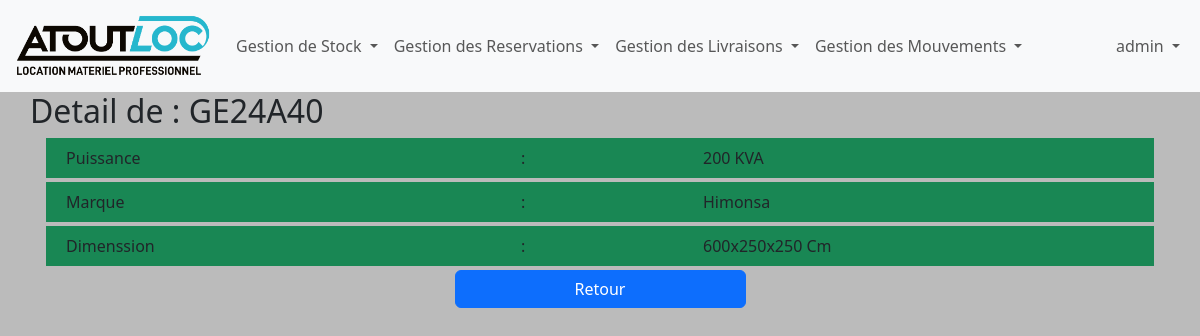
Page /detailStock/GE24A40 (signed in) on the earlier database version.
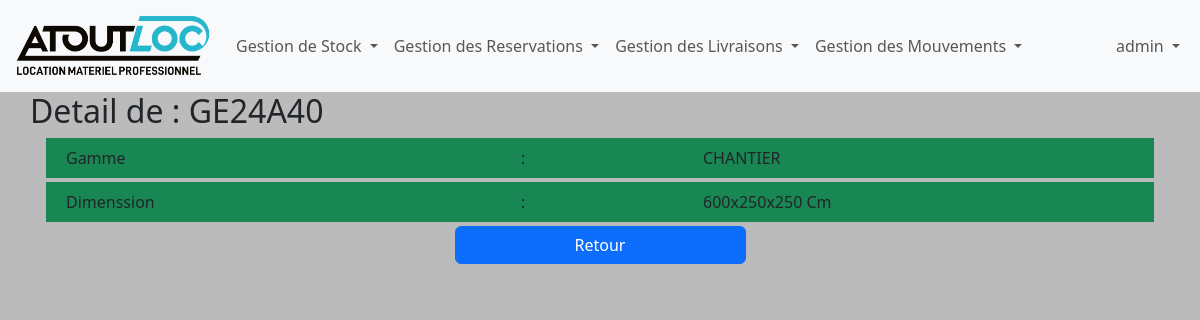
Same page on the later database version.
### inventaire/models.py (models this page shows)
class GroupeElectrogene(models.Model):
    puissance=models.CharField(max_length=50)
    marque=models.CharField(max_length=50)
    dimension=models.CharField(max_length=50)
    refMateriel=models.ForeignKey(Stock, on_delete=models.CASCADE)

class Modulaire(models.Model):
    gammeChoices=[
        ('evenement','EVENEMENT'),
        ('chantier','CHANTIER')
    ]
    gamme=models.CharField(max_length=50,choices=gammeChoices)
    dimension=models.CharField(max_length=50)
    refMateriel=models.ForeignKey(Stock, on_delete=models.CASCADE)

### inventaire/views.py (the view)
# urls.py: path('detailStock/<str:ref>',detailStock,name='detailStock'),
@login_required
def detailStock(request, ref):
    mat=Stock.objects.filter(refMateriel=ref).values()[0]
    if (mat['categorie']=='GROUPE ELECTROGENE'):
        data=GroupeElectrogene.objects.filter(refMateriel=ref).values()[0]
    elif (mat['categorie']=='CABINES AUTONOMES'):
        data=CabinesAutonome.objects.filter(refMateriel=ref).values()[0]
    else:
        data=Modulaire.objects.filter(refMateriel=ref).values()[0]
    return render(request,"inventaire/detailStock.html",{
        'title':f"Detail de {ref}",
        'refrence':mat,
        'data':data,
    })

### inventaire/templates/inventaire/detailStock.html (shortened to what this page needs)
{% extends 'base.html' %}
{% block content %}
<h2>Detail de : {{refrence.refMateriel}}</h2>
<div class="container">
{% if refrence.categorie == 'GROUPE ELECTROGENE' %}
<div class="row bg-success p-2 m-1">
    <div class="col-md-5">Puissance </div>
    <div class="col-md-2">:</div>
    <div class="col-md-5">
        {{data.puissance}}
    </div>
</div>
<div class="row bg-success p-2 m-1">
    <div class="col-md-5">Marque </div>
    <div class="col-md-2">:</div>
    <div class="col-md-5">
        {{data.marque}}
    </div>
</div>
<div class="row bg-success p-2 m-1">
    <div class="col-md-5">Dimenssion </div>
    <div class="col-md-2">:</div>
    <div class="col-md-5">
        {{data.dimension}}
    </div>
</div>
{% elif refrence.categorie == 'MODULAIRE' %}
<div class="row bg-success p-2 m-1">
    <div class="col-md-5">Gamme </div>
    <div class="col-md-2">:</div>
    <div class="col-md-5">
        {{data.gamme}}
    </div>
</div>
<div class="row bg-success p-2 m-1">
    <div class="col-md-5">Dimenssion </div>
    <div class="col-md-2">:</div>
    <div class="col-md-5">
        {{data.dimension}}
    </div>
</div>
    {% endif %}
</div>
    <div class='row justify-content-center'>
         <a class="btn btn-primary w-25" href="{% url 'stock'%}" role="button">Retour</a>
    </div>
{% endblock content %}

Differences in the rows shown:
removed GroupeElectrogene: puissance "200 KVA", marque "Himonsa", dimension "600x250x250 Cm"
changed Stock "GE24A40": categorie "GROUPE ELECTROGENE" → "MODULAIRE" (drawn)
added Modulaire: gamme "CHANTIER", dimension "600x250x250 Cm"
Other differences:
text no longer shown: "Puissance Marque"
text now shown: "Gamme"
